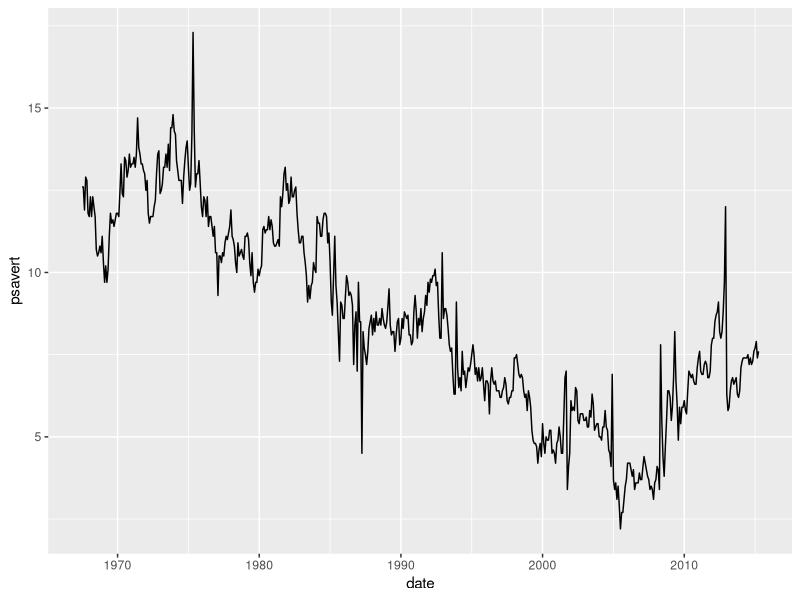
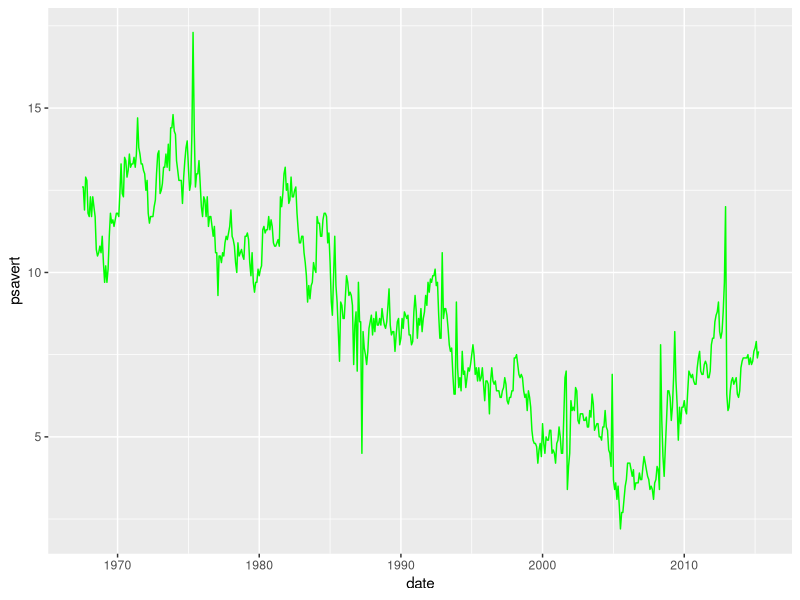
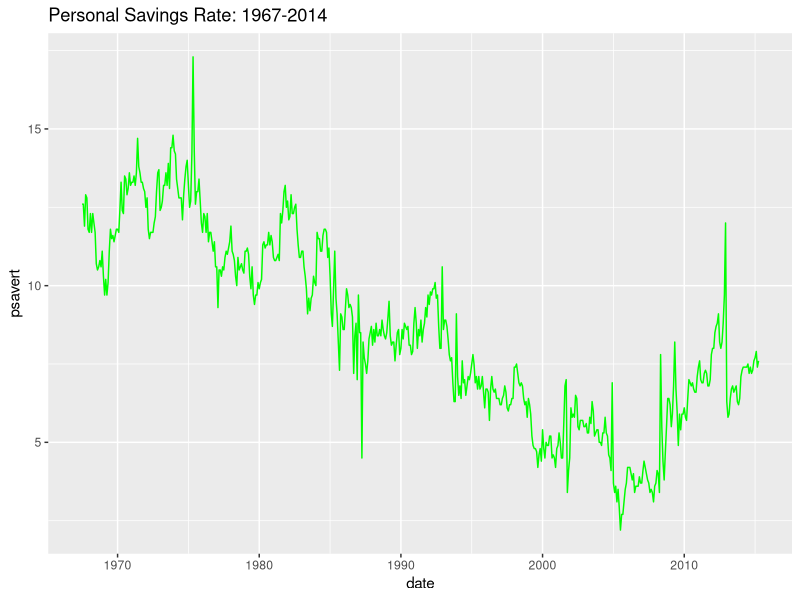
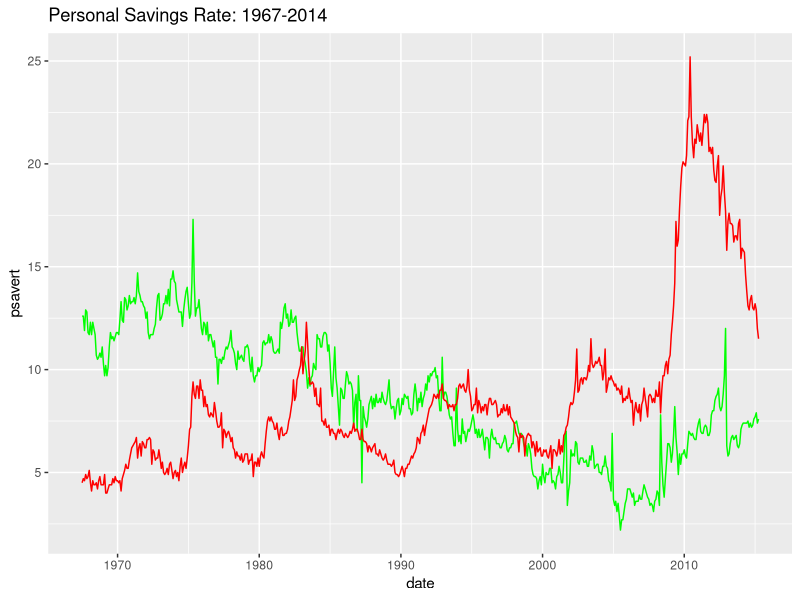
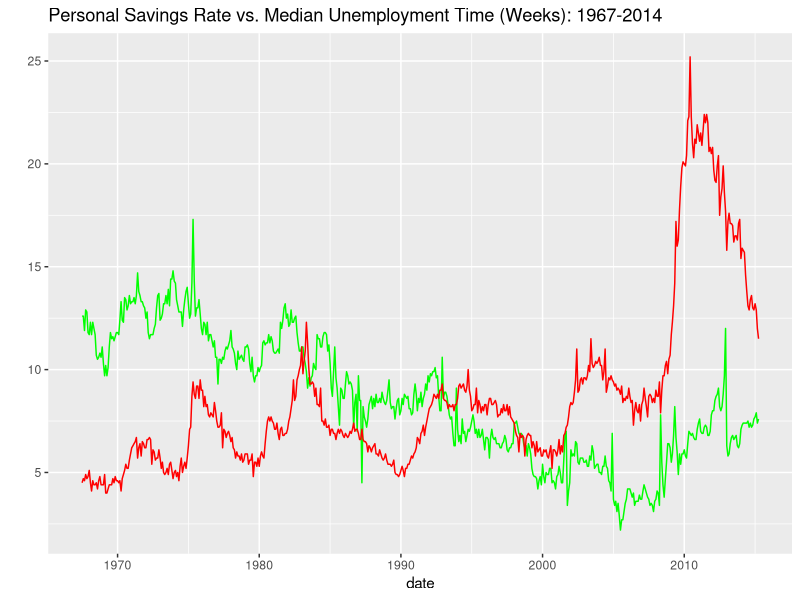
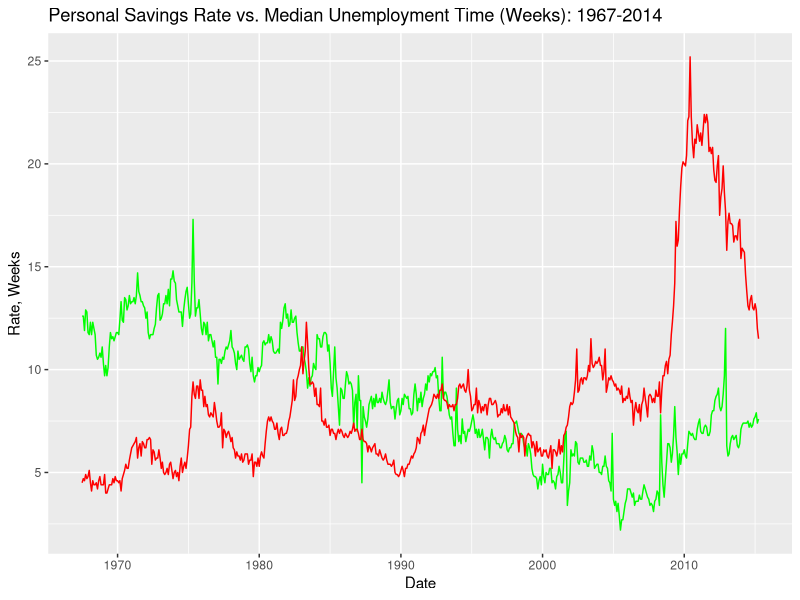
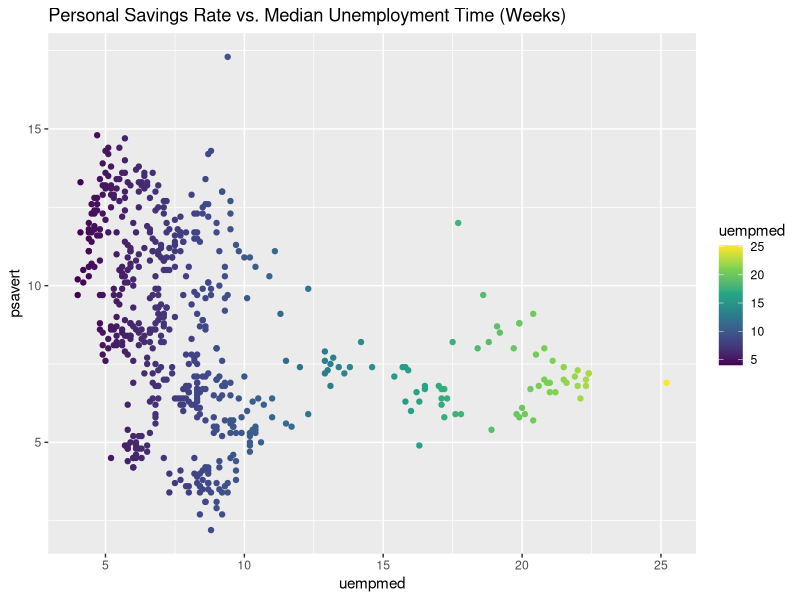

These figures' R source, in order:
#Here is some starter code:

  library(tidyverse)
  myPlot <- ggplot(economics, aes(x=date))
  myPlot <- myPlot + geom_line(aes(y=psavert))

#1. Run those lines of code. What happens? How do you actually “invoke” the plot (i.e., how do you get it to draw in the plot window)?

myPlot
  
#You have to actually call the variable to plot it now. I prefer to not save each step of the ggplot in order to be able to run it in line. But, the code above incrementally adds data to the graph - calls data, sets the x-axis, then adds a line with the y axis set (inherits the data and x axis).  
  
#2. Run help("economics") to find out the meaning of the psavert variable.

?economics

#psavert is the personal savings rate
  
#3. Examine the plot to estimate when the personal savings rate reached itsmaximum value. Also examine the plot to estimate when the personal savingsrate reached its minimum value.

#likely reached its maximum around 1976 or so, and the mimum around late 2006.
  
#4. Use which.max( ) and which.min( ) to verify your guesses from problem 3.

myeconomics <- economics #save the data
myeconomics$date[which.max(myeconomics$psavert)] #May 1, 1975 - date is floored by month
myeconomics$date[which.min(myeconomics$psavert)] #July 1, 2005 - date is floored by month
  
#5. Change the color of the plot line to green. Hint: Changing a line to a constantcolor happens in the specification of the geometry.

myeconomics %>% 
  ggplot() + #initialize plot
  geom_line(aes(date, psavert), color = 'green') #add line with aesthetics
  
#6. Add a title to the plot with the ggtitle("Put title here") sub-command. The title"Personal Savings Rate: 1967-2014" would be a good choice.

myeconomics %>% #load data
  ggplot() + #initialize plot
  geom_line(aes(date, psavert), color = 'green')+ #add line with aesthetics
  ggtitle("Personal Savings Rate: 1967-2014") #title
  
#7. Add another data series to your plot to show the variable uempmed as a red line.

myeconomics %>% #load data
  ggplot() + #initialize plot
  geom_line(aes(date, psavert), color = 'green') + #add first line with aesthetics
  geom_line(aes(date, uempmed), color = 'red') + #add second line with aesthetics
  ggtitle("Personal Savings Rate: 1967-2014") #title
  
#8. Change the title of the plot to mention both variables.

?economics

myeconomics %>% #load data
  ggplot() + #initialize plot
  geom_line(aes(date, psavert), color = 'green') + #add first line with aesthetics
  geom_line(aes(date, uempmed), color = 'red') + #add second line with aesthetics
  ggtitle("Personal Savings Rate vs. Median Unemployment Time (Weeks): 1967-2014") + #title
  ylab('') #y lab none
  
#9. You can modify the axis labels in a ggplot with ylab( ) and xlab( ) subcommands. Change the axis labeling as needed to account for plotting both psavert and uempmed in the same window.

myeconomics %>% #load data
  ggplot() + #initialize plots
  geom_line(aes(date, psavert), color = 'green') + #add first line with aesthetics
  geom_line(aes(date, uempmed), color = 'red') + #add second line with aesthetics
  ggtitle("Personal Savings Rate vs. Median Unemployment Time (Weeks): 1967-2014") + #title
  xlab('Date') + #x label
  ylab('Rate, Weeks') #y label
  
#10. Create one last plot, creating a scatter plot, having the unemploy on the x-axis,psavert on the yaxis. Color each point based on the uempmed.

myeconomics %>% #load data
  ggplot() + #initialize the plot
  geom_point(aes(uempmed, psavert,color = uempmed)) + #give aesthetics
  ggtitle("Personal Savings Rate vs. Median Unemployment Time (Weeks)") + #give title
  scale_color_viridis_c() #add color scheme
  
#11. Interpret what you see in this last graph

#the longer that the median unemployment is, the psavert trends lower
#also, the average uempmed seems to be 8 or 9 weeks, the super long ones are rarities
  
#12. Make sure your code has nice comments! 